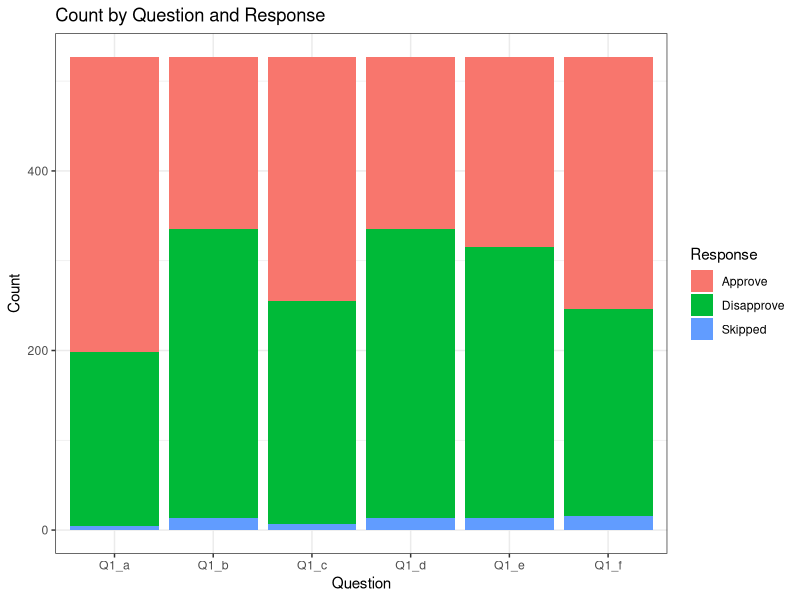
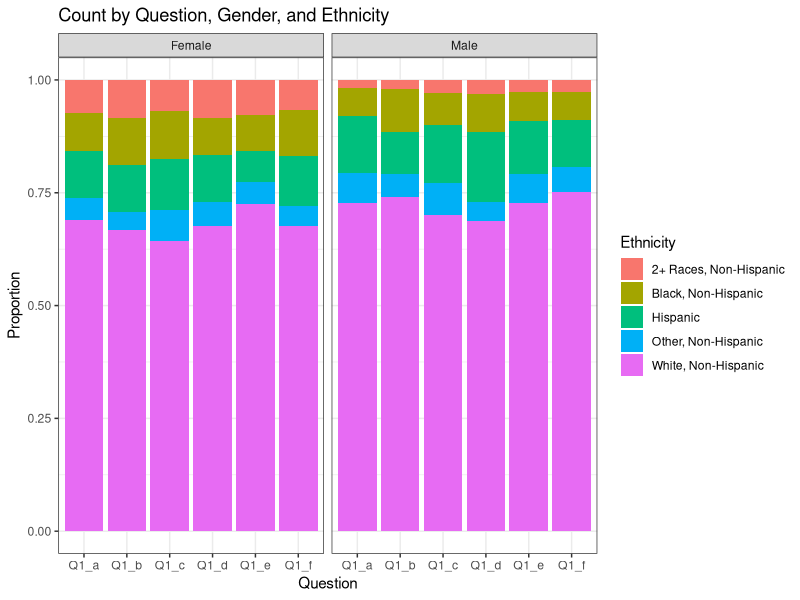

Here is the R script that generated these plots, in order:
## ---- chunk 1
#| label: setup
#| warning: false
#| message: false

library(tidyverse)
library(ggplot2)
library(lubridate)
library(dplyr)

knitr::opts_chunk$set(echo = TRUE, warning=FALSE, message=FALSE)
## ---- chunk 2
# Read in the data
df <- read.csv("_data/abc_poll_2021.csv")
head(df)
## ---- chunk 3
dim(df)
summary(df)
# Get unique values for the ppstaten column
unique_ppstaten <- unique(df$ppstaten)
cat(paste(unique_ppstaten, collapse = ", "))
str(df)
## ---- chunk 4
tidy_data <- df %>%
  select(ppgender, ppethm, ppmarit5, ppinc7, ppstaten, Q1_a, Q1_b, Q1_c, Q1_d, Q1_e, Q1_f, Q2, Q3, Q4, Q5) %>%
  pivot_longer(cols = c(Q1_a, Q1_b, Q1_c, Q1_d, Q1_e, Q1_f),
               names_to = "Question",
               values_to = "Response") %>%
  filter(!is.na(Response))
head(tidy_data %>% select(Question, Response))
## ---- chunk 5
selected_data <- df[, c("id", "ppage", "ppeducat", "ppgender", "ppethm", "pphhsize", "ppinc7")]

selected_data$ppage_category <- cut(selected_data$ppage,
                                    breaks = c(0, 30, 50, 70, Inf),
                                    labels = c("Young", "Middle-aged", "Senior", "Unknown"))

## ---- chunk 6
# Create a bar chart of count by Question and Response
ggplot(tidy_data, aes(x = Question, fill = Response)) +
  geom_bar() +
  labs(title = "Count by Question and Response",
       x = "Question",
       y = "Count",
       fill = "Response") +
  theme_bw()

# Create a stacked bar chart of count by Question response Approve, grouped by Gender and Ethnicity
ggplot(tidy_data %>%filter(Response == "Approve"), aes(x = Question, fill = ppethm)) +
  geom_bar(position = "fill") +
  facet_wrap(~ppgender) +
  labs(title = "Count by Question, Gender, and Ethnicity",
       x = "Question",
       y = "Proportion",
       fill = "Ethnicity") +
  theme_bw()
